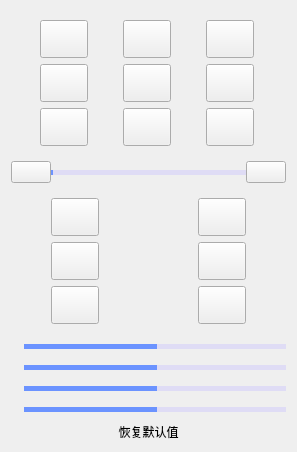
           <widget class="QWidget" name="page">
            <layout class="QVBoxLayout" name="verticalLayout_6" stretch="3,1,3,3">
             <item>
              <widget class="QWidget" name="panWidget" native="true">
               <property name="styleSheet">
                <string notr="true">border-image: url(:/Backgroud/Backgroud/控件底板.png);</string>
               </property>
               <layout class="QGridLayout" name="gridLayout_3">
                <property name="leftMargin">
                 <number>0</number>
                </property>
                <property name="topMargin">
                 <number>9</number>
                </property>
                <property name="rightMargin">
                 <number>0</number>
                </property>
                <property name="bottomMargin">
                 <number>9</number>
                </property>
                <item row="0" column="0">
                 <widget class="QPushButton" name="leftupPushButton_2">
                  <property name="sizePolicy">
                   <sizepolicy hsizetype="Fixed" vsizetype="Fixed">
                    <horstretch>0</horstretch>
                    <verstretch>0</verstretch>
                   </sizepolicy>
                  </property>
                  <property name="styleSheet">
                   <string notr="true">QPushButton{
     border-image: url(:/Button/Button/2.png);
	 height: 30px;
	 width: 40px;
}

QPushButton:pressed{
	border-image: url(:/Button/Button/3.png);
}
</string>
                  </property>
                  <property name="text">
                   <string/>
                  </property>
                  <property name="icon">
                   <iconset resource="Resources/VideoGui.qrc">
                    <normaloff>:/PTZ/PTZ/左上.png</normaloff>:/PTZ/PTZ/左上.png</iconset>
                  </property>
                  <property name="flat">
                   <bool>false</bool>
                  </property>
                 </widget>
                </item>
                <item row="0" column="1">
                 <widget class="QPushButton" name="upPushButton_2">
                  <property name="sizePolicy">
                   <sizepolicy hsizetype="Fixed" vsizetype="Fixed">
                    <horstretch>0</horstretch>
                    <verstretch>0</verstretch>
                   </sizepolicy>
                  </property>
                  <property name="styleSheet">
                   <string notr="true">QPushButton{
     border-image: url(:/Button/Button/2.png);
	 height: 30px;
	 width: 40px;
}

QPushButton:pressed{
	border-image: url(:/Button/Button/3.png);
}
</string>
                  </property>
                  <property name="text">
                   <string/>
                  </property>
                  <property name="icon">
                   <iconset resource="Resources/VideoGui.qrc">
                    <normaloff>:/PTZ/PTZ/上.png</normaloff>:/PTZ/PTZ/上.png</iconset>
                  </property>
                 </widget>
                </item>
                <item row="0" column="2">
                 <widget class="QPushButton" name="rightupPushButton_2">
                  <property name="sizePolicy">
                   <sizepolicy hsizetype="Fixed" vsizetype="Fixed">
                    <horstretch>0</horstretch>
                    <verstretch>0</verstretch>
                   </sizepolicy>
                  </property>
                  <property name="styleSheet">
                   <string notr="true">QPushButton{
     border-image: url(:/Button/Button/2.png);
	 height: 30px;
	 width: 40px;
}

QPushButton:pressed{
	border-image: url(:/Button/Button/3.png);
}
</string>
                  </property>
                  <property name="text">
                   <string/>
                  </property>
                  <property name="icon">
                   <iconset resource="Resources/VideoGui.qrc">
                    <normaloff>:/PTZ/PTZ/右上.png</normaloff>:/PTZ/PTZ/右上.png</iconset>
                  </property>
                 </widget>
                </item>
                <item row="1" column="0">
                 <widget class="QPushButton" name="leftPushButton_2">
                  <property name="sizePolicy">
                   <sizepolicy hsizetype="Fixed" vsizetype="Fixed">
                    <horstretch>0</horstretch>
                    <verstretch>0</verstretch>
                   </sizepolicy>
                  </property>
                  <property name="styleSheet">
                   <string notr="true">QPushButton{
     border-image: url(:/Button/Button/2.png);
	 height: 30px;
	 width: 40px;
}

QPushButton:pressed{
	border-image: url(:/Button/Button/3.png);
}
</string>
                  </property>
                  <property name="text">
                   <string/>
                  </property>
                  <property name="icon">
                   <iconset resource="Resources/VideoGui.qrc">
                    <normaloff>:/PTZ/PTZ/左.png</normaloff>:/PTZ/PTZ/左.png</iconset>
                  </property>
                 </widget>
                </item>
                <item row="1" column="1">
                 <widget class="QPushButton" name="circlePushButton_2">
                  <property name="sizePolicy">
                   <sizepolicy hsizetype="Fixed" vsizetype="Fixed">
                    <horstretch>0</horstretch>
                    <verstretch>0</verstretch>
                   </sizepolicy>
                  </property>
                  <property name="styleSheet">
                   <string notr="true">QPushButton{
     border-image: url(:/Button/Button/2.png);
	 height: 30px;
	 width: 40px;
}

QPushButton:pressed{
	border-image: url(:/Button/Button/3.png);
}
</string>
                  </property>
                  <property name="text">
                   <string/>
                  </property>
                  <property name="icon">
                   <iconset resource="Resources/VideoGui.qrc">
                    <normaloff>:/PTZ/PTZ/刷新.png</normaloff>:/PTZ/PTZ/刷新.png</iconset>
                  </property>
                 </widget>
                </item>
                <item row="1" column="2">
                 <widget class="QPushButton" name="rightPushButton_2">
                  <property name="sizePolicy">
                   <sizepolicy hsizetype="Fixed" vsizetype="Fixed">
                    <horstretch>0</horstretch>
                    <verstretch>0</verstretch>
                   </sizepolicy>
                  </property>
                  <property name="styleSheet">
                   <string notr="true">QPushButton{
     border-image: url(:/Button/Button/2.png);
	 height: 30px;
	 width: 40px;
}

QPushButton:pressed{
	border-image: url(:/Button/Button/3.png);
}
</string>
                  </property>
                  <property name="text">
                   <string/>
                  </property>
                  <property name="icon">
                   <iconset resource="Resources/VideoGui.qrc">
                    <normaloff>:/PTZ/PTZ/右.png</normaloff>:/PTZ/PTZ/右.png</iconset>
                  </property>
                 </widget>
                </item>
                <item row="2" column="0">
                 <widget class="QPushButton" name="leftdownPushButton">
                  <property name="sizePolicy">
                   <sizepolicy hsizetype="Fixed" vsizetype="Fixed">
                    <horstretch>0</horstretch>
                    <verstretch>0</verstretch>
                   </sizepolicy>
                  </property>
                  <property name="styleSheet">
                   <string notr="true">QPushButton{
     border-image: url(:/Button/Button/2.png);
	 height: 30px;
	 width: 40px;
}

QPushButton:pressed{
	border-image: url(:/Button/Button/3.png);
}
</string>
                  </property>
                  <property name="text">
                   <string/>
                  </property>
                  <property name="icon">
                   <iconset resource="Resources/VideoGui.qrc">
                    <normaloff>:/PTZ/PTZ/左下.png</normaloff>:/PTZ/PTZ/左下.png</iconset>
                  </property>
                 </widget>
                </item>
                <item row="2" column="1">
                 <widget class="QPushButton" name="downPushButton_2">
                  <property name="sizePolicy">
                   <sizepolicy hsizetype="Fixed" vsizetype="Fixed">
                    <horstretch>0</horstretch>
                    <verstretch>0</verstretch>
                   </sizepolicy>
                  </property>
                  <property name="styleSheet">
                   <string notr="true">QPushButton{
     border-image: url(:/Button/Button/2.png);
	 height: 30px;
	 width: 40px;
}

QPushButton:pressed{
	border-image: url(:/Button/Button/3.png);
}
</string>
                  </property>
                  <property name="text">
                   <string/>
                  </property>
                  <property name="icon">
                   <iconset resource="Resources/VideoGui.qrc">
                    <normaloff>:/PTZ/PTZ/下.png</normaloff>:/PTZ/PTZ/下.png</iconset>
                  </property>
                 </widget>
                </item>
                <item row="2" column="2">
                 <widget class="QPushButton" name="rightdownPushButton_2">
                  <property name="sizePolicy">
                   <sizepolicy hsizetype="Fixed" vsizetype="Fixed">
                    <horstretch>0</horstretch>
                    <verstretch>0</verstretch>
                   </sizepolicy>
                  </property>
                  <property name="styleSheet">
                   <string notr="true">QPushButton{
     border-image: url(:/Button/Button/2.png);
	 height: 30px;
	 width: 40px;
}

QPushButton:pressed{
	border-image: url(:/Button/Button/3.png);
}
</string>
                  </property>
                  <property name="text">
                   <string/>
                  </property>
                  <property name="icon">
                   <iconset resource="Resources/VideoGui.qrc">
                    <normaloff>:/PTZ/PTZ/右下.png</normaloff>:/PTZ/PTZ/右下.png</iconset>
                  </property>
                 </widget>
                </item>
               </layout>
              </widget>
             </item>
             <item>
              <widget class="QWidget" name="speedWidget" native="true">
               <property name="styleSheet">
                <string notr="true">border-image: url(:/Backgroud/Backgroud/底！.png);</string>
               </property>
               <layout class="QHBoxLayout" name="horizontalLayout_2" stretch="1,8,1">
                <property name="spacing">
                 <number>0</number>
                </property>
                <property name="leftMargin">
                 <number>0</number>
                </property>
                <property name="topMargin">
                 <number>0</number>
                </property>
                <property name="rightMargin">
                 <number>0</number>
                </property>
                <property name="bottomMargin">
                 <number>0</number>
                </property>
                <item>
                 <widget class="QPushButton" name="decreasePushButton">
                  <property name="sizePolicy">
                   <sizepolicy hsizetype="Minimum" vsizetype="Preferred">
                    <horstretch>0</horstretch>
                    <verstretch>0</verstretch>
                   </sizepolicy>
                  </property>
                  <property name="text">
                   <string/>
                  </property>
                  <property name="icon">
                   <iconset resource="Resources/VideoGui.qrc">
                    <normaloff>:/PTZ/PTZ/-hao.png</normaloff>:/PTZ/PTZ/-hao.png</iconset>
                  </property>
                 </widget>
                </item>
                <item>
                 <widget class="QSlider" name="speedHorizontalSlider">
                  <property name="sizePolicy">
                   <sizepolicy hsizetype="Expanding" vsizetype="Preferred">
                    <horstretch>0</horstretch>
                    <verstretch>0</verstretch>
                   </sizepolicy>
                  </property>
                  <property name="styleSheet">
                   <string notr="true">QSlider{
	border-image: url(:/Backgroud/Backgroud/底！.png);
}
QSlider::groove:horizontal {
     border: 1px solid #999999;
	 height: 3px; /* the groove expands to the size of the 		 slider by default. by giving it a height, it has a 		 fixed size */
     background: white;
 }
 
 QSlider::handle:horizontal {
	border-image: url(:/PTZ/PTZ/滑动.png);
     width: 10px;
     margin: -5px 0;
 }

 QSlider::handle:pressed {
	border-image: url(:/PTZ/PTZ/滑动2.png);
 }

 QSlider::add-page:horizontal {
     background: rgb(223, 220, 245);
 }
 
 QSlider::sub-page:horizontal {
     background: rgb(107, 147, 255);
 }</string>
                  </property>
                  <property name="maximum">
                   <number>10</number>
                  </property>
                  <property name="orientation">
                   <enum>Qt::Horizontal</enum>
                  </property>
                 </widget>
                </item>
                <item>
                 <widget class="QPushButton" name="increasePushButton">
                  <property name="sizePolicy">
                   <sizepolicy hsizetype="Minimum" vsizetype="Preferred">
                    <horstretch>0</horstretch>
                    <verstretch>0</verstretch>
                   </sizepolicy>
                  </property>
                  <property name="text">
                   <string/>
                  </property>
                  <property name="icon">
                   <iconset resource="Resources/VideoGui.qrc">
                    <normaloff>:/PTZ/PTZ/+hao.png</normaloff>:/PTZ/PTZ/+hao.png</iconset>
                  </property>
                 </widget>
                </item>
               </layout>
              </widget>
             </item>
             <item>
              <widget class="QWidget" name="cameraWidget" native="true">
               <property name="styleSheet">
                <string notr="true">border-image: url(:/Backgroud/Backgroud/控件底板.png);</string>
               </property>
               <layout class="QGridLayout" name="gridLayout_5">
                <property name="leftMargin">
                 <number>0</number>
                </property>
                <property name="topMargin">
                 <number>9</number>
                </property>
                <property name="rightMargin">
                 <number>0</number>
                </property>
                <property name="bottomMargin">
                 <number>9</number>
                </property>
                <item row="0" column="5">
                 <widget class="QPushButton" name="zoomInPushButton">
                  <property name="sizePolicy">
                   <sizepolicy hsizetype="Fixed" vsizetype="Fixed">
                    <horstretch>0</horstretch>
                    <verstretch>0</verstretch>
                   </sizepolicy>
                  </property>
                  <property name="styleSheet">
                   <string notr="true">QPushButton{
     border-image: url(:/Button/Button/2.png);
	 height: 30px;
	 width: 40px;
}

QPushButton:pressed{
	border-image: url(:/Button/Button/3.png);
}
</string>
                  </property>
                  <property name="text">
                   <string/>
                  </property>
                  <property name="icon">
                   <iconset resource="Resources/VideoGui.qrc">
                    <normaloff>:/PTZ/PTZ/+.png</normaloff>:/PTZ/PTZ/+.png</iconset>
                  </property>
                 </widget>
                </item>
                <item row="1" column="1">
                 <widget class="QPushButton" name="focusFarPushButton">
                  <property name="styleSheet">
                   <string notr="true">QPushButton{
     border-image: url(:/Button/Button/2.png);
	 height: 30px;
	 width: 40px;
}

QPushButton:pressed{
	border-image: url(:/Button/Button/3.png);
}
</string>
                  </property>
                  <property name="text">
                   <string/>
                  </property>
                  <property name="icon">
                   <iconset resource="Resources/VideoGui.qrc">
                    <normaloff>:/PTZ/PTZ/-.png</normaloff>:/PTZ/PTZ/-.png</iconset>
                  </property>
                 </widget>
                </item>
                <item row="0" column="1">
                 <widget class="QPushButton" name="zoomOutPushButton">
                  <property name="sizePolicy">
                   <sizepolicy hsizetype="Fixed" vsizetype="Fixed">
                    <horstretch>0</horstretch>
                    <verstretch>0</verstretch>
                   </sizepolicy>
                  </property>
                  <property name="styleSheet">
                   <string notr="true">QPushButton{
     border-image: url(:/Button/Button/2.png);
	 height: 30px;
	 width: 40px;
}

QPushButton:pressed{
	border-image: url(:/Button/Button/3.png);
}
</string>
                  </property>
                  <property name="text">
                   <string/>
                  </property>
                  <property name="icon">
                   <iconset resource="Resources/VideoGui.qrc">
                    <normaloff>:/PTZ/PTZ/-.png</normaloff>:/PTZ/PTZ/-.png</iconset>
                  </property>
                 </widget>
                </item>
                <item row="0" column="3">
                 <widget class="QLabel" name="tiltLabel">
                  <property name="text">
                   <string/>
                  </property>
                  <property name="pixmap">
                   <pixmap resource="Resources/VideoGui.qrc">:/PTZ/PTZ/放大镜.png</pixmap>
                  </property>
                  <property name="alignment">
                   <set>Qt::AlignCenter</set>
                  </property>
                 </widget>
                </item>
                <item row="1" column="5">
                 <widget class="QPushButton" name="focusNearPushButton">
                  <property name="styleSheet">
                   <string notr="true">QPushButton{
     border-image: url(:/Button/Button/2.png);
	 height: 30px;
	 width: 40px;
}

QPushButton:pressed{
	border-image: url(:/Button/Button/3.png);
}
</string>
                  </property>
                  <property name="text">
                   <string/>
                  </property>
                  <property name="icon">
                   <iconset resource="Resources/VideoGui.qrc">
                    <normaloff>:/PTZ/PTZ/+.png</normaloff>:/PTZ/PTZ/+.png</iconset>
                  </property>
                 </widget>
                </item>
                <item row="1" column="3">
                 <widget class="QLabel" name="zoomLabel">
                  <property name="text">
                   <string/>
                  </property>
                  <property name="pixmap">
                   <pixmap resource="Resources/VideoGui.qrc">:/PTZ/PTZ/山.png</pixmap>
                  </property>
                  <property name="alignment">
                   <set>Qt::AlignCenter</set>
                  </property>
                 </widget>
                </item>
                <item row="2" column="1">
                 <widget class="QPushButton" name="irisClosePushButton">
                  <property name="styleSheet">
                   <string notr="true">QPushButton{
     border-image: url(:/Button/Button/2.png);
	 height: 30px;
	 width: 40px;
}

QPushButton:pressed{
	border-image: url(:/Button/Button/3.png);
}
</string>
                  </property>
                  <property name="text">
                   <string/>
                  </property>
                  <property name="icon">
                   <iconset resource="Resources/VideoGui.qrc">
                    <normaloff>:/PTZ/PTZ/-.png</normaloff>:/PTZ/PTZ/-.png</iconset>
                  </property>
                 </widget>
                </item>
                <item row="2" column="3">
                 <widget class="QLabel" name="apertureLabel">
                  <property name="text">
                   <string/>
                  </property>
                  <property name="pixmap">
                   <pixmap resource="Resources/VideoGui.qrc">:/PTZ/PTZ/花.png</pixmap>
                  </property>
                  <property name="alignment">
                   <set>Qt::AlignCenter</set>
                  </property>
                 </widget>
                </item>
                <item row="2" column="5">
                 <widget class="QPushButton" name="irisOpenPushButton">
                  <property name="styleSheet">
                   <string notr="true">QPushButton{
     border-image: url(:/Button/Button/2.png);
	 height: 30px;
	 width: 40px;
}

QPushButton:pressed{
	border-image: url(:/Button/Button/3.png);
}
</string>
                  </property>
                  <property name="text">
                   <string/>
                  </property>
                  <property name="icon">
                   <iconset resource="Resources/VideoGui.qrc">
                    <normaloff>:/PTZ/PTZ/+.png</normaloff>:/PTZ/PTZ/+.png</iconset>
                  </property>
                 </widget>
                </item>
                <item row="0" column="6">
                 <spacer name="horizontalSpacer_7">
                  <property name="orientation">
                   <enum>Qt::Horizontal</enum>
                  </property>
                  <property name="sizeHint" stdset="0">
                   <size>
                    <width>40</width>
                    <height>20</height>
                   </size>
                  </property>
                 </spacer>
                </item>
                <item row="0" column="2">
                 <spacer name="horizontalSpacer_8">
                  <property name="orientation">
                   <enum>Qt::Horizontal</enum>
                  </property>
                  <property name="sizeHint" stdset="0">
                   <size>
                    <width>40</width>
                    <height>20</height>
                   </size>
                  </property>
                 </spacer>
                </item>
                <item row="0" column="0">
                 <spacer name="horizontalSpacer_6">
                  <property name="orientation">
                   <enum>Qt::Horizontal</enum>
                  </property>
                  <property name="sizeHint" stdset="0">
                   <size>
                    <width>40</width>
                    <height>20</height>
                   </size>
                  </property>
                 </spacer>
                </item>
                <item row="0" column="4">
                 <spacer name="horizontalSpacer_9">
                  <property name="orientation">
                   <enum>Qt::Horizontal</enum>
                  </property>
                  <property name="sizeHint" stdset="0">
                   <size>
                    <width>40</width>
                    <height>20</height>
                   </size>
                  </property>
                 </spacer>
                </item>
               </layout>
              </widget>
             </item>
             <item>
              <widget class="QWidget" name="colourWidget" native="true">
               <property name="styleSheet">
                <string notr="true">border-image: url(:/Backgroud/Backgroud/底！.png);</string>
               </property>
               <layout class="QGridLayout" name="gridLayout_4" rowstretch="2,2,2,2,1">
                <property name="leftMargin">
                 <number>0</number>
                </property>
                <property name="topMargin">
                 <number>0</number>
                </property>
                <property name="rightMargin">
                 <number>0</number>
                </property>
                <property name="bottomMargin">
                 <number>0</number>
                </property>
                <property name="spacing">
                 <number>6</number>
                </property>
                <item row="0" column="0">
                 <widget class="QLabel" name="brightnessLabel">
                  <property name="autoFillBackground">
                   <bool>false</bool>
                  </property>
                  <property name="text">
                   <string/>
                  </property>
                  <property name="pixmap">
                   <pixmap resource="Resources/VideoGui.qrc">:/ColourSpace/ColorSpace/icon.png</pixmap>
                  </property>
                  <property name="alignment">
                   <set>Qt::AlignLeading|Qt::AlignLeft|Qt::AlignVCenter</set>
                  </property>
                 </widget>
                </item>
                <item row="0" column="1">
                 <widget class="QSlider" name="brightnessHorizontalSlider">
                  <property name="sizePolicy">
                   <sizepolicy hsizetype="Expanding" vsizetype="Fixed">
                    <horstretch>0</horstretch>
                    <verstretch>0</verstretch>
                   </sizepolicy>
                  </property>
                  <property name="styleSheet">
                   <string notr="true">QSlider{
	border-image: url(:/Backgroud/Backgroud/底！.png);
}

QSlider::groove:horizontal {
     border: 1px solid #999999;
	 height: 3px; /* the groove expands to the size of the 		 slider by default. by giving it a height, it has a 		 fixed size */
     background: white;
 }
 
 QSlider::handle:horizontal {
	border-image: url(:/PTZ/PTZ/滑动.png);
     width: 10px;
     margin: -5px 0;
 }

 QSlider::handle:pressed {
	border-image: url(:/PTZ/PTZ/滑动2.png);
 }

 QSlider::add-page:horizontal {
     background: rgb(223, 220, 245);
 }
 
 QSlider::sub-page:horizontal {
     background: rgb(107, 147, 255);
 }</string>
                  </property>
                  <property name="minimum">
                   <number>-255</number>
                  </property>
                  <property name="maximum">
                   <number>255</number>
                  </property>
                  <property name="orientation">
                   <enum>Qt::Horizontal</enum>
                  </property>
                 </widget>
                </item>
                <item row="1" column="0">
                 <widget class="QLabel" name="hueLabel">
                  <property name="frameShape">
                   <enum>QFrame::NoFrame</enum>
                  </property>
                  <property name="frameShadow">
                   <enum>QFrame::Plain</enum>
                  </property>
                  <property name="text">
                   <string/>
                  </property>
                  <property name="pixmap">
                   <pixmap resource="Resources/VideoGui.qrc">:/ColourSpace/ColorSpace/icon.png</pixmap>
                  </property>
                  <property name="scaledContents">
                   <bool>false</bool>
                  </property>
                 </widget>
                </item>
                <item row="1" column="1">
                 <widget class="QSlider" name="hueHorizontalSlider">
                  <property name="styleSheet">
                   <string notr="true">QSlider::groove:horizontal {
     border: 1px solid #999999;
	 height: 3px; /* the groove expands to the size of the 		 slider by default. by giving it a height, it has a 		 fixed size */
     background: white;
 }
 
 QSlider::handle:horizontal {
	border-image: url(:/PTZ/PTZ/滑动.png);
     width: 10px;
     margin: -5px 0;
 }

 QSlider::handle:pressed {
	border-image: url(:/PTZ/PTZ/滑动2.png);
 }

 QSlider::add-page:horizontal {
     background: rgb(223, 220, 245);
 }
 
 QSlider::sub-page:horizontal {
     background: rgb(107, 147, 255);
 }</string>
                  </property>
                  <property name="minimum">
                   <number>-255</number>
                  </property>
                  <property name="maximum">
                   <number>255</number>
                  </property>
                  <property name="orientation">
                   <enum>Qt::Horizontal</enum>
                  </property>
                 </widget>
                </item>
                <item row="2" column="1">
                 <widget class="QSlider" name="contrastHorizontalSlider">
                  <property name="styleSheet">
                   <string notr="true">QSlider::groove:horizontal {
     border: 1px solid #999999;
	 height: 3px; /* the groove expands to the size of the 		 slider by default. by giving it a height, it has a 		 fixed size */
     background: white;
 }
 
 QSlider::handle:horizontal {
	border-image: url(:/PTZ/PTZ/滑动.png);
     width: 10px;
     margin: -5px 0;
 }

 QSlider::handle:pressed {
	border-image: url(:/PTZ/PTZ/滑动2.png);
 }

 QSlider::add-page:horizontal {
     background: rgb(223, 220, 245);
 }
 
 QSlider::sub-page:horizontal {
     background: rgb(107, 147, 255);
 }</string>
                  </property>
                  <property name="minimum">
                   <number>-255</number>
                  </property>
                  <property name="maximum">
                   <number>255</number>
                  </property>
                  <property name="orientation">
                   <enum>Qt::Horizontal</enum>
                  </property>
                 </widget>
                </item>
                <item row="3" column="1">
                 <widget class="QSlider" name="saturationHorizontalSlider">
                  <property name="styleSheet">
                   <string notr="true">QSlider::groove:horizontal {
     border: 1px solid #999999;
	 height: 3px; /* the groove expands to the size of the 		 slider by default. by giving it a height, it has a 		 fixed size */
     background: white;
 }
 
 QSlider::handle:horizontal {
	border-image: url(:/PTZ/PTZ/滑动.png);
     width: 10px;
     margin: -5px 0;
 }

 QSlider::handle:pressed {
	border-image: url(:/PTZ/PTZ/滑动2.png);
 }

 QSlider::add-page:horizontal {
     background: rgb(223, 220, 245);
 }
 
 QSlider::sub-page:horizontal {
     background: rgb(107, 147, 255);
 }</string>
                  </property>
                  <property name="minimum">
                   <number>-255</number>
                  </property>
                  <property name="maximum">
                   <number>255</number>
                  </property>
                  <property name="orientation">
                   <enum>Qt::Horizontal</enum>
                  </property>
                 </widget>
                </item>
                <item row="4" column="0" colspan="2">
                 <widget class="QPushButton" name="defaultValuePushButton">
                  <property name="sizePolicy">
                   <sizepolicy hsizetype="Preferred" vsizetype="Preferred">
                    <horstretch>0</horstretch>
                    <verstretch>0</verstretch>
                   </sizepolicy>
                  </property>
                  <property name="styleSheet">
                   <string notr="true">QPushButton{	
    border: 10px;
	border-image: url(:/Button/Button/2.png);
}

QPushButton:pressed{
	border-image: url(:/Button/Button/3.png);
}</string>
                  </property>
                  <property name="text">
                   <string>恢复默认值</string>
                  </property>
                 </widget>
                </item>
                <item row="2" column="0">
                 <widget class="QLabel" name="contrastLabel">
                  <property name="text">
                   <string/>
                  </property>
                  <property name="pixmap">
                   <pixmap resource="Resources/VideoGui.qrc">:/ColourSpace/ColorSpace/icon.png</pixmap>
                  </property>
                 </widget>
                </item>
                <item row="3" column="0">
                 <widget class="QLabel" name="saturationLabel">
                  <property name="text">
                   <string/>
                  </property>
                  <property name="pixmap">
                   <pixmap resource="Resources/VideoGui.qrc">:/ColourSpace/ColorSpace/icon.png</pixmap>
                  </property>
                 </widget>
                </item>
               </layout>
              </widget>
             </item>
            </layout>
           </widget>
